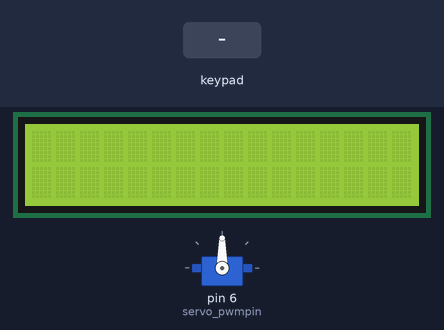
Recording of a sketch running on a simulated Arduino Uno, built with avr-gcc and run on an emulated ATmega328P. Parts: servo, 16×2 character LCD. The inputs (shaded band) are chosen by the test bench. What the sketch prints to the serial monitor is not drawn.

Above: at 1.2 s.
1.3 s: keypad keys 1 2 pressed 0.4 s apart
At 2.6 s:
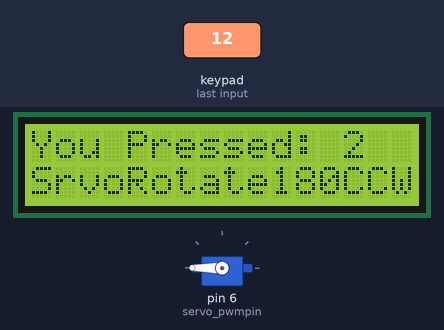
3.6 s: keypad keys 1 2 # pressed 0.4 s apart
At 3.8 s:
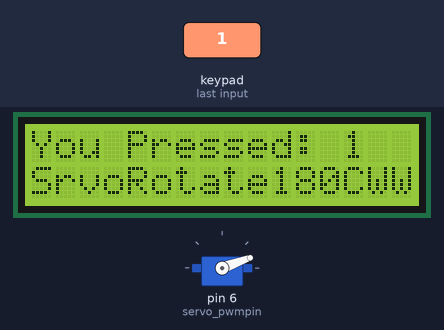
7.8 s: key '1' pressed
At 8.6 s:
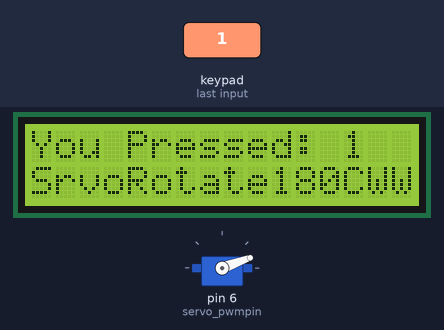
9.3 s: key '2' pressed
At 9.7 s:
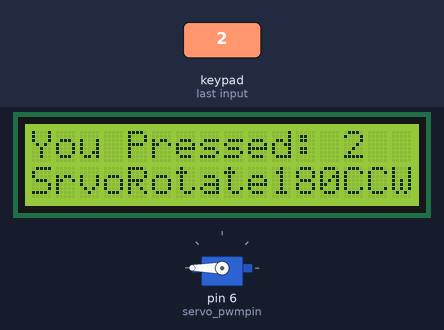
10.8 s: keypad keys 1 2 * pressed 0.4 s apart
At 11.0 s:
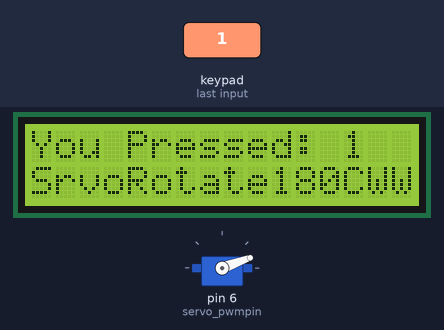
Timing chart, 0 to 13.8 s (numbered marks = the images above; inputs shaded):
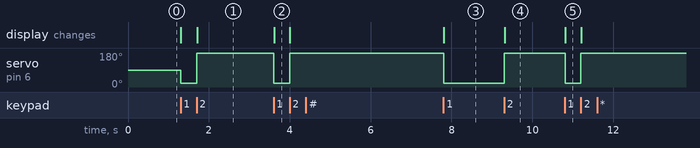

The sketch:

Servo_Keypad_LCD.ino
```cpp
#include <Servo.h>
#include <Keypad.h>
#include <LiquidCrystal.h>

const byte ROWS = 4; //four rows
const byte COLS = 4; //four columns
//define the cymbols on the buttons of the keypads
char my_keypad[ROWS][COLS]={
  {'1','2','3','A'},
  {'4','5','6','B'},
  {'7','8','9','C'},
  {'*','0','#','D'}
};
//Arduino pins for Keypad
byte row_pins[ROWS] = {8,7,A5,A4}; //connect to the row pinouts of the keypad
byte col_pins[COLS] = {A3,A2,A1,A0}; //connect to the column pinouts of the keypad
//initialize an instance of class NewKeypad
Keypad customKeypad = Keypad( makeKeymap(my_keypad), row_pins, col_pins, ROWS, COLS);

//For Servo
Servo my_servo;
//Arduino pin for Servo
int servo_pwmpin = 6;
// Variable for Servo
int angle = 20;

// For LCD
int RS = 12, E = 11;
int DB4 = 5, DB5 = 4, DB6 = 3, DB7 = 2;
LiquidCrystal mylcd(RS, E, DB4, DB5, DB6, DB7);

void setup() {
  // put your setup code here, to run once:
  Serial.begin(9600);
  //Initialize Servo
  my_servo.attach(servo_pwmpin);
  // Initiallize LCD
  mylcd.begin(16, 2);

}

void loop() {
  // put your main code here, to run repeatedly:
  char customKey = customKeypad.getKey();
  if (customKey){
    Serial.println(customKey);
  }
  if (angle < 20)
  {
    angle = 20;
    my_servo.write(angle);
  }
  switch(customKey){
    case '1':
    angle = 20;
    my_servo.write(angle);
    mylcd.setCursor(0, 0);
    mylcd.print("You Pressed: ");
    mylcd.print(customKey);
    mylcd.setCursor(0, 1);
    mylcd.print("SrvoRotate180CW");
    break;
    case '2':
    angle = 180;
    my_servo.write(angle);
    mylcd.setCursor(0, 0);
    mylcd.print("You Pressed: ");
    mylcd.print(customKey);
    mylcd.setCursor(0, 1);
    mylcd.print("SrvoRotate180CCW");
    break;


  }

}
```

Measured:
- after the input at 1.3 s, servo on pin 6 (servo_pwmpin): 90° → 20° at once, → 180° 0.40 s later; the display: first changes at once (image 1 shows a later state)
- after the input at 3.6 s, servo on pin 6 (servo_pwmpin): 180° → 20° at once, → 180° 0.39 s later; the display: changes at once (image 2)
- after the input at 7.8 s, servo on pin 6 (servo_pwmpin): 180° → 20° at once; the display: changes at once (image 3)
- after the input at 9.3 s, servo on pin 6 (servo_pwmpin): 20° → 180° at once; the display: changes at once (image 4)
- after the input at 10.8 s, servo on pin 6 (servo_pwmpin): 180° → 20° at once, → 180° 0.39 s later; the display: changes at once (image 5)
